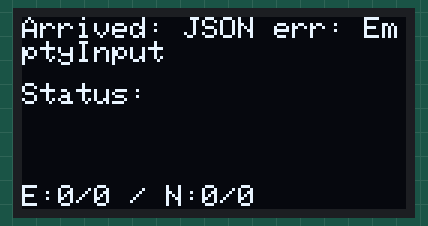
This program was run on a simulated ESP8266 (NodeMCU). Shown: 128×64 one-colour display. WiFi joins after 1.5 s; servers stay silent unless stated; the display library's start-up logo is not drawn; uploads are accepted with an empty reply.

Above: at 3.0 s.

The program:

main.cpp
```cpp
#include <string>

#include <Arduino.h>

#include <Wire.h>
#include <ESP8266WiFi.h>
#include <ESP8266HTTPClient.h>
#include <ArduinoJson.h>
#include <Adafruit_GFX.h>
#include <Adafruit_SSD1306.h>

#include "settings.h"

ADC_MODE(ADC_VCC);      // for boot-up Vcc display
Adafruit_SSD1306 display(128, 64, &Wire, -1);  // height, width, lib, reset pin

uint64_t timeNow = 0;       // for (more) accurate loop delay
uint8_t arrowAnimPos = 0;   // offset position of arrow animation
uint16_t checkTimer = 60;   // timer for next API check
uint16_t timer;             // travel timer

// Small info data type
struct TravelInfo {
    String state;
    String destination;
    uint16_t timeLeft;

    uint16_t energyCur;
    uint16_t energyMax;
    uint16_t nerveCur;
    uint16_t nerveMax;
};

struct TravelInfo tInfo;    // "cached" travel info

const unsigned char jLogoBitmap [] PROGMEM = {
	0x00, 0x00, 0x00, 0x00, 0x00, 0x00, 0x00, 0x00, 0x00, 0x00, 0x00, 0x00, 0x00, 0x00, 0x80, 0x00,
	0x00, 0x00, 0xc0, 0x00, 0x00, 0x00, 0xe0, 0x00, 0x00, 0x00, 0xf0, 0x00, 0x00, 0x00, 0xf0, 0x00,
	0x00, 0x40, 0xf0, 0x00, 0x00, 0xc0, 0xf2, 0x00, 0x01, 0xc0, 0xf3, 0x00, 0x03, 0xc0, 0xf3, 0x80,
	0x07, 0xc0, 0xf3, 0xc0, 0x07, 0xc0, 0xf3, 0xc0, 0x07, 0x80, 0xf3, 0xc0, 0x07, 0x00, 0xf1, 0xc0,
	0x07, 0x80, 0xf3, 0xc0, 0x07, 0xc0, 0xf3, 0xc0, 0x07, 0xc0, 0xf3, 0xc0, 0x03, 0xd0, 0xf3, 0xc0,
	0x01, 0xd8, 0xf3, 0x80, 0x00, 0xdc, 0xf3, 0x00, 0x00, 0x5e, 0xf2, 0x00, 0x00, 0x1f, 0xf0, 0x00,
	0x00, 0x1f, 0xf0, 0x00, 0x00, 0x0f, 0xf0, 0x00, 0x00, 0x07, 0xf0, 0x00, 0x00, 0x03, 0xf0, 0x00,
	0x00, 0x01, 0xe0, 0x00, 0x00, 0x00, 0x00, 0x00, 0x00, 0x00, 0x00, 0x00, 0x00, 0x00, 0x00, 0x00
};

// Function skeletons
struct TravelInfo getTravelInfo();


void setup() {
    system_update_cpu_freq(160);    // overclocking :p

    display.begin(SSD1306_SWITCHCAPVCC, 0x3C);     // I2C address
    display.display(); display.clearDisplay();     // clear splash screen

    display.setTextSize(1);               // set initial display settings
    display.setTextColor(WHITE, BLACK);
    display.setCursor(0, 0);

    char vccBuf[24];
    char freqBuf[24];
    sprintf(vccBuf, "Vcc: %.2fV", system_get_vdd33() / 1000.0);
    sprintf(freqBuf, "Freq: %d MHz", system_get_cpu_freq());
    display.println(vccBuf);
    display.println(freqBuf);

    // Connect to WiFi (continously displaying Vcc and connection status)
    WiFi.begin(WIFI_SSID, WIFI_PASSWORD);
    while (WiFi.status() != WL_CONNECTED) {
        display.setCursor(0, 48);
        display.println(String(F("Connecting to: ")) + WIFI_SSID);
        display.display();

        delay(500);
    }

    // Display Logo, IP, Vcc, freq
    display.clearDisplay();
    display.setCursor(0, 0);
    display.println(vccBuf);
    display.println(freqBuf);
    display.setCursor(0, 48);
    display.println(F("Connected."));
    display.println(String("IP: ") + WiFi.localIP().toString());
    display.drawBitmap(48, 16, jLogoBitmap, 32, 32, WHITE);  // use own splash screen

    display.display();  // display all of above

    delay(1000);

    display.clearDisplay(); display.display();  // clear splash stuff
}

void loop() {
    timeNow = millis();   // for timing

    // Update travel info "cache" every 60 secs and overwrite/recal timer
    if (checkTimer == 60) {
        struct TravelInfo tInfoTemp = getTravelInfo();

        timer = tInfoTemp.timeLeft;
        checkTimer = 0;

        // If display state/config will possibly be different, clear display
        if (tInfoTemp.destination != tInfo.destination || tInfoTemp.state != tInfo.state) {
            display.clearDisplay();
        }

        tInfo = tInfoTemp;      // store new
    }
    else {
        checkTimer++;
    }

    // Travelling...
    if (timer > 0) {
        // - Destination display - //

        char buf[24];
        sprintf(buf, "> %s <", tInfo.destination.c_str());

        // Center "> destination <" within screen (64px max width)
        int16_t _s; uint16_t _u;
        uint16_t textWidth; display.getTextBounds(buf, 0, 0, &_s, &_s, &textWidth, &_u);
        display.setCursor((128 - textWidth) / 2, 0);

        display.setTextSize(1);
        display.println(buf);

        // - Travel timer - //

        // Calc hours, minutes, seconds
        uint16_t s = timer;
        uint8_t hours = s / 3600; s = s % 3600;
        uint8_t minutes = s / 60; s = s % 60;
        uint8_t seconds = s;

        // Format timer output string (0-pad minutes and seconds)
        sprintf(buf, "T: %d:%02d:%02d", hours, minutes, seconds);

        display.setCursor(0, 24);
        display.setTextSize(2);
        display.println(buf);

        timer--;  // decrement timer by a second

        // If timer hits 0 after above decrement, update info and clear display to make room to new info
        if (timer == 0) {
            tInfo = getTravelInfo(); checkTimer = 0;
            display.clearDisplay();
        }
    }
    else {
        // Not travelling, but arrived at overseas destination!
        if (tInfo.destination != "Torn") {
            display.setCursor(0, 0);
            display.setTextSize(1);
            display.println(String("Arrived: ") + tInfo.destination);
        }
        // Not travelling... in Torn
        else {
            display.setCursor(0, 0);
            display.setTextSize(1);
            display.println(F("At: Torn City"));
            display.println(F("No travel detected :("));
        }

        // Display status anyway
        display.setCursor(0, 22);
        display.println(F("Status:"));
        display.setTextSize(2);
        display.println(tInfo.state);

        // Display energy and nerve
        display.setCursor(0, 56);
        display.setTextSize(1);
        char barsBuf[25];
        sprintf(barsBuf, "E:%d/%d / N:%d/%d", tInfo.energyCur, tInfo.energyMax, tInfo.nerveCur, tInfo.nerveMax);
        display.print(std::string(25, ' ').c_str());         // overwrite the entire line first
        display.setCursor(0, 56); display.println(barsBuf);
    }

    display.display();  // update display

    // More complicated but more accurate (?) version of delay()
    while (millis() < timeNow + 1000) {

        // Play arrow animation if travelling
        if (timer > 0) {
            if (millis() % 500 == 0) {
                display.setTextSize(1);
                display.setCursor(51, 56); display.print(F("     "));   // clear existing

                // Make arrow point left when returning, right when going and make animation go the corresponding way
                char arrow;
                if (tInfo.destination == F("Torn")) {
                    arrow = '<';
                    display.setCursor(71 - arrowAnimPos, 56);
                }
                else {
                    arrow = '>';
                    display.setCursor(51 + arrowAnimPos, 56);
                }
                display.print(arrow);

                display.display();

                arrowAnimPos == 20 ? arrowAnimPos = 0 : arrowAnimPos += 5;  // check number = (# of arrows - 1) * 5
            }
        }
    }
}

struct TravelInfo getTravelInfo() {
    HTTPClient httpClient;

    // Query API
    httpClient.begin(String(F("https://api.torn.com/user/?selections=travel,basic,bars&key=")) + API_KEY, SSL_FINGERPRINT);
    int httpCode = httpClient.GET();

    if (httpCode > 0) {   // http err if negative code
        // Get response and close conn
        String payload = httpClient.getString();
        httpClient.end();

        // Parse
        const size_t capacity = JSON_OBJECT_SIZE(4) +
                                2 * JSON_OBJECT_SIZE(5) +
                                4 * JSON_OBJECT_SIZE(6) +
                                JSON_OBJECT_SIZE(12) + 510;   // generated by ArduinoJson "assistant"
        DynamicJsonDocument doc(capacity);
        DeserializationError err = deserializeJson(doc, payload);

        // Return JSON error to be printed
        if (err) {
            TravelInfo ret = {"", String("JSON err: ") + err.c_str(), 0, 0, 0, 0, 0};
            return ret;
        }

        // Get info and return
        TravelInfo ret = {
            doc["status"]["state"].as<String>(),
            doc["travel"]["destination"].as<String>(),
            doc["travel"]["time_left"].as<uint16_t>(),

            doc["energy"]["current"].as<uint16_t>(),
            doc["energy"]["maximum"].as<uint16_t>(),
            doc["nerve"]["current"].as<uint16_t>(),
            doc["nerve"]["maximum"].as<uint16_t>()
        };
        return ret;
    }

    // Return HTTP error to be printed
    else {
        httpClient.end(); // close conn!

        TravelInfo ret = {"", String("HTTP error: ") + httpClient.errorToString(httpCode).c_str(), 0, 0, 0, 0, 0};
        return ret;
    }
}
```

settings.example.h
```cpp
#ifndef SETTINGS_H
#define SETTINGS_H

const char* SSL_FINGERPRINT = "";  // Torn SSL cert's SHA1 print
const char* API_KEY = "";          // Torn API key

const char* WIFI_SSID = "";        // WiFi SSID
const char* WIFI_PASSWORD = "";    // WiFi password

#endif
```
